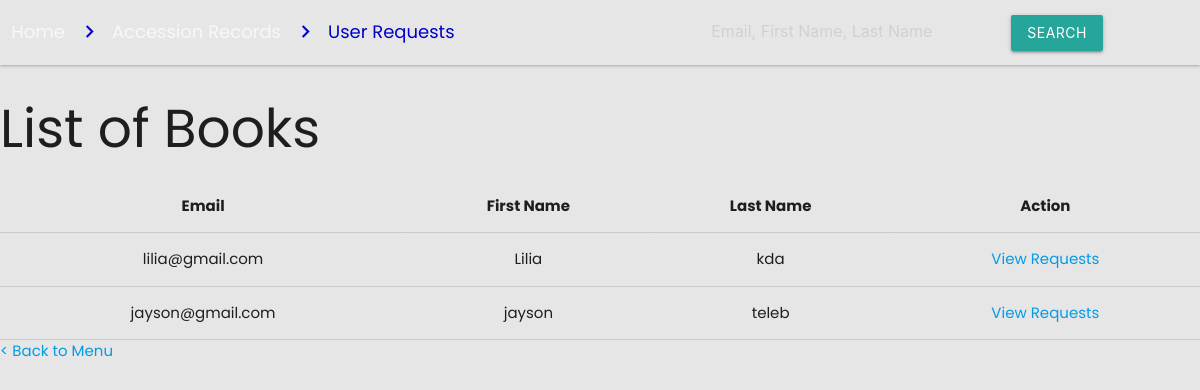
Page /issue-book.php on the committed database.
### tables this page shows
CREATE TABLE `users` (
  `id` int(11) NOT NULL,
  `first_name` varchar(255) NOT NULL,
  `last_name` varchar(255) NOT NULL,
  `email` varchar(255) NOT NULL,
  `password` varchar(255) NOT NULL,
  `user_type` varchar(255) NOT NULL,
  `status` varchar(255) NOT NULL
);

### issue-book.php (the view, shortened to what this page needs)
<!DOCTYPE html>
<html lang="en">
<head>
    <link rel="stylesheet" href="admin-style.css">
    <?php @include 'include/header.php'?>
</head>
<body>
<?php
    $db = mysqli_connect("localhost", "root", "", "library") or die(mysqli_error($db));
    echo   "  <nav class='header'>
                <div class='nav-wrapper'>
                <div class='row'>
                    <div class='input-field col s7'>
                    <a href='Body.php' class='breadcrumb'>Home</a>
                    <a href='Accession_record.php' class='breadcrumb'>Accession Records</a>
                    <a href='issue-book.php' class='breadcrumb'>User Requests</a>
                        </div>
                    <div class='input-field col s3'>
                    <form action='' method='get'>
                    <input type='text'id='keyword' name='keyword' placeholder='Email, First Name, Last Name'>
                    </div>
                    <div class='input-field col s2'>
                    <button type='submit' class='waves-effect waves-light btn'>Search</button>
                    </div>
                    </div>
                    </div>
                </form>
            </nav>
    <table class='centered' id='dataTable' width='100%' cellspacing='0'>
        ";
        $keyword = isset($_GET["keyword"]) ? $_GET["keyword"] : '';
        if (!empty($keyword)) {
            $sql = "SELECT * FROM users WHERE email LIKE '%$keyword%' OR first_name LIKE '%$keyword%' OR last_name LIKE '%$keyword%'";
        } else {
            $sql = "SELECT * FROM users";
        }
        $result = mysqli_query($db, $sql) or die(mysqli_error($db));
        if ($result->num_rows > 0) {
            echo "<div class='book'>";
            echo "<h2>List of Books</h2>";
            echo "<table class='centered'>";
            echo "<thead>
            <tr>
            <th>Email</th>
            <th>First Name</th>
            <th>Last Name</th>
            <th>Action</th>
            </tr>
            </thead>";
            echo "<tbody>";
            while($row = $result->fetch_assoc()) {
                echo "<tr>
                <td>" . $row["email"] . "</td>
                <td>" . $row["first_name"] . "</td>
                <td>" . $row["last_name"] . "</td>";
                ?>
                <td>
                    <a href="issue-request.php?email=<?php echo $row["email"];?>">View Requests</a>
                </td>
                </tr>
                <?php
            }
            echo "</tbody>";
            echo "</table>";
            echo "</div>";
        }
      ?>
  </table>
  <div class="footer">
		<a href="Accession_record.php">< Back to Menu</a>
	</div>
</body>
</html>

### admin-style.css (style rules this page uses)
* { margin: 0; padding: 0; font-family: 'Poppins', sans-serif; box-sizing: border-box; justify-content: center; background-color: #E6E6E6; }
.breadcrumb:before { color: #0000C8 !important; }
.breadcrumb:last-child { color: #0000C8 !important; }
.header { position:flex; top: 0; background-color: blue; }
.footer { position:flex; bottom: 0; }

### rows in the picture
users: email "lilia@gmail.com", first_name "Lilia", last_name "kda"
users: email "jayson@gmail.com", first_name "jayson", last_name "teleb"
